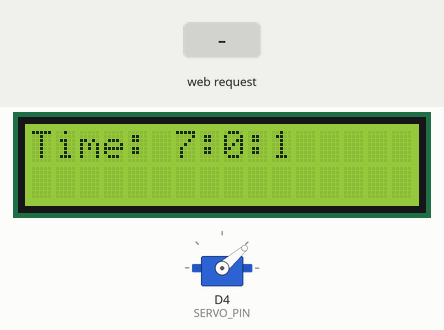
The sketch below on a simulated ESP8266 (NodeMCU). On the bench: servo, 16×2 character LCD. Inputs (shaded band) come from the test bench. WiFi joins after 1.5 s; servers stay silent unless stated; network time is answered at once with the bench clock; the local clock reads 2024-03-15 10:24:30 at power-on unless the sketch sets it; storage starts empty; what the sketch prints to the serial monitor is not drawn.

Above: at 1.81 s.
At 2.8 s:
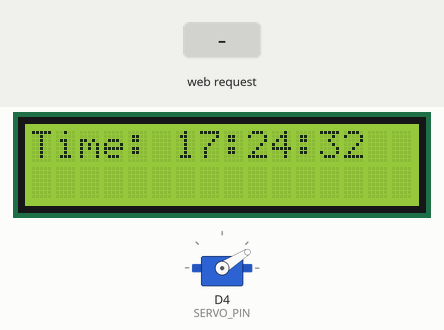
2.9 s: HTTP request GET / received
At 4.5 s:
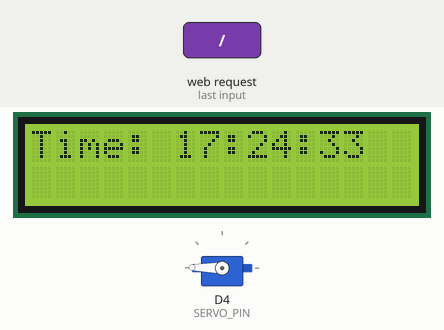
Timing chart, 0 to 11.2 s (numbered marks = the images above; inputs shaded):
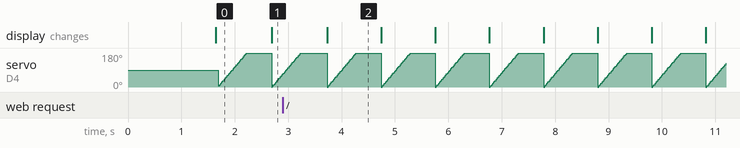

Measured:
- by itself, servo on D4 (SERVO_PIN): ramps from 0° to 179° and jumps back, once every 1.0 s

The sketch:

LCD_SERVO_WIFI.ino
```cpp
#include <Servo.h>
#include <Wire.h>
#include <LiquidCrystal_I2C.h>
int i = 0;
LiquidCrystal_I2C lcd(0x27, 16, 2);
#define SERVO_PIN D4

Servo gServo;
#include <NTPClient.h>
// change next line to use with another board/shield
#include <ESP8266WiFi.h>
//#include <WiFi.h> // for WiFi shield
//#include <WiFi101.h> // for WiFi 101 shield or MKR1000
#include <WiFiUdp.h>

const char *ssid     = "FPT Hoa";
const char *password = "1234567890";

WiFiUDP ntpUDP;
NTPClient timeClient(ntpUDP);


#include <ESP8266WiFi.h>
#include <ESP8266WebServer.h>
#include <FS.h>
bool clearData(const char* filename) {
  SPIFFS.begin();
  File f = SPIFFS.open(String("/") + filename, "w");
  if (!f) {
    f.close();
    return false;
  }
  else {
    f.close();
    return true;
  }
}
bool saveData(const char* filename, const char* content, uint16_t len) {
  SPIFFS.begin();
  File f = SPIFFS.open(String("/") + filename , "a");
  if (!f) {
    f.close();
    return false;
  }
  else {
    f.write(content, len);
    f.close();
    return true;
  }
}


String readData(const char* filename) {
  SPIFFS.begin();
  File f = SPIFFS.open(String("/") + filename , "r");
  String ret = f.readString();
  f.close();
  return ret;
}

ESP8266WebServer sv(80);

void setup()
{
  gServo.attach(SERVO_PIN);
  lcd.begin (16, 2); // for 16 x 2 LCD module

  lcd.setBacklight(LOW);
  lcd.init();
  lcd.backlight();
  lcd.clear();

  Serial.begin(115200);

  WiFi.begin(ssid, password);

  while ( WiFi.status() != WL_CONNECTED ) {
    delay ( 500 );
    Serial.print ( "." );
  }

  timeClient.begin();

  WiFi.mode(WIFI_AP_STA);
  WiFi.softAP("FPT Hoa T2", "12345678");

  WiFi.begin("FPT Hoa", "1234567890");
  while (WiFi.waitForConnectResult() != WL_CONNECTED)
    delay(500);
  Serial.begin(115200);
  Serial.println(WiFi.localIP());
  sv.on("/", HTTP_GET, [] {
    sv.send(200, "text/html", readData("index.html"));
    Serial.println("OKOK");
  });

  sv.on("/update", HTTP_ANY,  [] {
    sv.send(200, "text/html",
    "<meta charset = 'utf-8'>"
    "<html>"
    "<head>"
    "<title>"
    "Update Page"
    "</title>"
    "</head>"
    "<body>"
    "<form method = 'POST' action = '/update' enctype = 'multipart/form-data'>"
    "<input type = 'file' name = 'chon File' >"
    "<input type = 'submit' value = 'Gửi File' >"
    "</form>"
    "</body>"
    "</html>" );
  }, [] {

    HTTPUpload& file = sv.upload();
    if (file.status == UPLOAD_FILE_START) {
      clearData("index.html");
    }
    else if (file.status == UPLOAD_FILE_WRITE) {
      saveData("index.html", (const char*) file.buf, file.currentSize);
    }
  }
       );


  sv.begin();

}


void loop()
{
  sv.handleClient();


  // hien thi time len LCD

  lcd.setCursor(0, 0);
  int hour = (timeClient.getHours() + 7) % 24;
  int minute = timeClient.getMinutes();
  int second = timeClient.getSeconds();
  lcd.print("Time: " + String(hour) + ":" + String(minute) + ":" + String(second));
  timeClient.update();


  // dieu khien servo
  gServo.write(0);
  for (int pos = 0; pos < 180; pos += 1) {

    gServo.write(pos);
    delay(3);
  }
  delay(1000 - 180 * 3);
}
```
